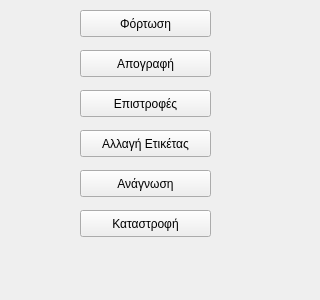
<?xml version="1.0" encoding="UTF-8"?>
<ui version="4.0">
 <class>Elina_ScannerClass</class>
 <widget class="QWidget" name="Elina_ScannerClass">
  <property name="geometry">
   <rect>
    <x>0</x>
    <y>0</y>
    <width>320</width>
    <height>300</height>
   </rect>
  </property>
  <property name="windowTitle">
   <string>Scanner</string>
  </property>
  <widget class="QPushButton" name="pushButton">
   <property name="geometry">
    <rect>
     <x>80</x>
     <y>10</y>
     <width>131</width>
     <height>27</height>
    </rect>
   </property>
   <property name="text">
    <string>Φόρτωση</string>
   </property>
  </widget>
  <widget class="QPushButton" name="pushButton_2">
   <property name="geometry">
    <rect>
     <x>80</x>
     <y>50</y>
     <width>131</width>
     <height>27</height>
    </rect>
   </property>
   <property name="text">
    <string>Απογραφή</string>
   </property>
  </widget>
  <widget class="QPushButton" name="pushButton_3">
   <property name="geometry">
    <rect>
     <x>80</x>
     <y>90</y>
     <width>131</width>
     <height>27</height>
    </rect>
   </property>
   <property name="text">
    <string>Επιστροφές</string>
   </property>
  </widget>
  <widget class="QPushButton" name="pushButton_4">
   <property name="geometry">
    <rect>
     <x>80</x>
     <y>130</y>
     <width>131</width>
     <height>27</height>
    </rect>
   </property>
   <property name="text">
    <string>Αλλαγή Ετικέτας</string>
   </property>
  </widget>
  <widget class="QPushButton" name="pushButton_5">
   <property name="geometry">
    <rect>
     <x>80</x>
     <y>170</y>
     <width>131</width>
     <height>27</height>
    </rect>
   </property>
   <property name="text">
    <string>Ανάγνωση</string>
   </property>
  </widget>
  <widget class="QPushButton" name="pushButton_6">
   <property name="geometry">
    <rect>
     <x>80</x>
     <y>210</y>
     <width>131</width>
     <height>27</height>
    </rect>
   </property>
   <property name="text">
    <string>Καταστροφή</string>
   </property>
  </widget>
 </widget>
 <layoutdefault spacing="6" margin="11"/>
 <resources/>
 <connections/>
</ui>
